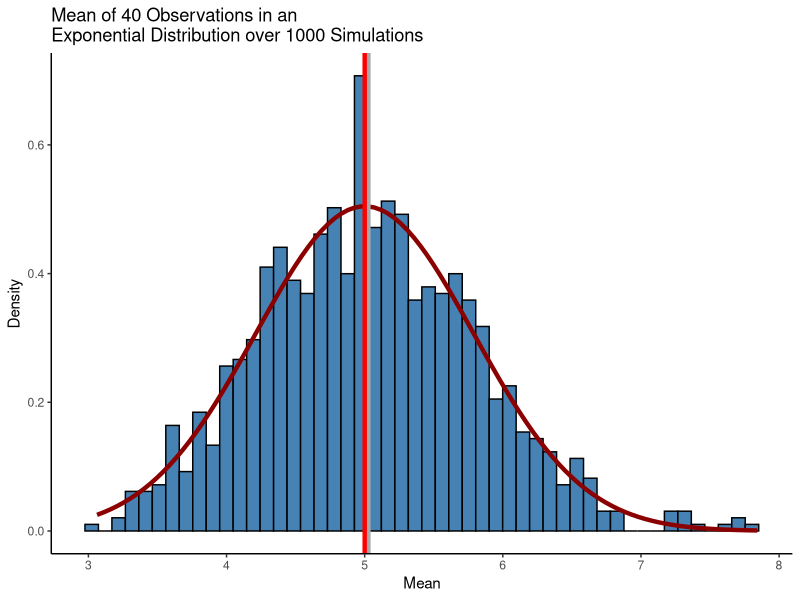

Write the R code that produced this figure.
## ---- chunk 1
knitr::opts_chunk$set(echo = TRUE)
## ---- chunk 2
library(ggplot2)
library(flextable)

n <- 40
lambda <- 0.2
S <- 1:1000
set.seed(1307)
## ---- chunk 3
simulations <- NULL
for(i in S) simulations <- c(simulations, mean(rexp(n, lambda)))
simulations <- data.frame(SimMean = simulations)

mean.sims <- mean(simulations$SimMean)
var.sims <- var(simulations$SimMean)
stats <- data.frame(Statistic=c("Mean", "Variance"))
stats$Simulation <- round(c(mean.sims, var.sims),3)

## ---- chunk 4
mean.theory <- 1/lambda
var.theory <- 1/lambda^2/n
stats$Theoretical <- round(c(mean.theory, var.theory),3)
## ---- chunk 5
flextable(stats, cwidth = 1)
## ---- chunk 6

SimsHist <- ggplot(simulations, aes(x=SimMean)) + theme_classic() +
  geom_histogram(aes(y=..density..), fill = "steelblue", 
                 color="black", bins = 50) +
  geom_function(fun=dnorm, args=list( mean=1/lambda,
                                      sd=((1/lambda))/sqrt(n)), 
                lwd=1.5, color = "darkred") +
  geom_vline(xintercept=mean.sims, lwd=1.5, color="darkgray") +
  geom_vline(xintercept=mean.theory, lwd=1.5, color="red") +
  labs(title="Mean of 40 Observations in an \nExponential Distribution over 1000 Simulations", x="Mean", y="Density")
SimsHist
